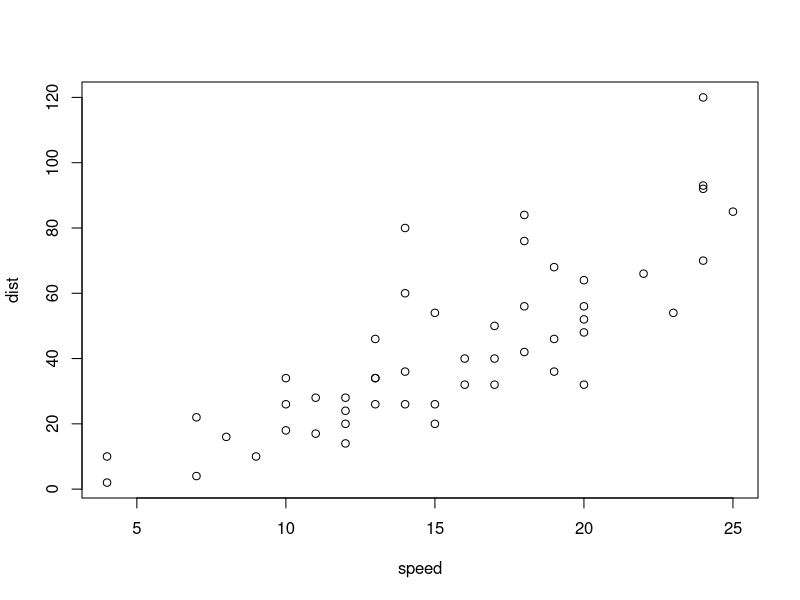
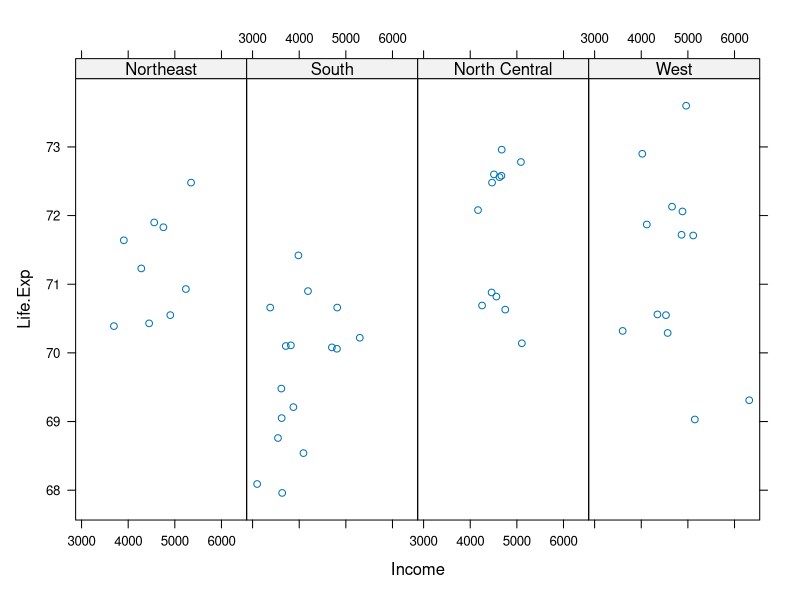
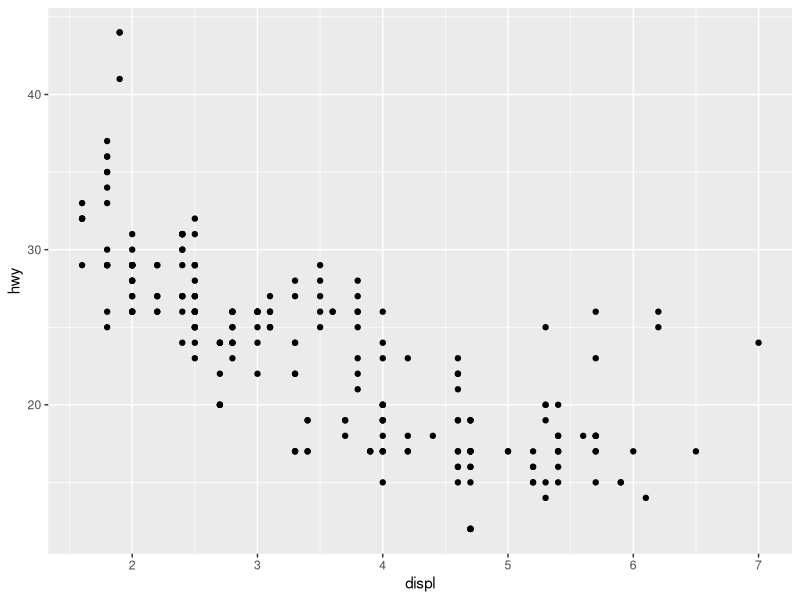
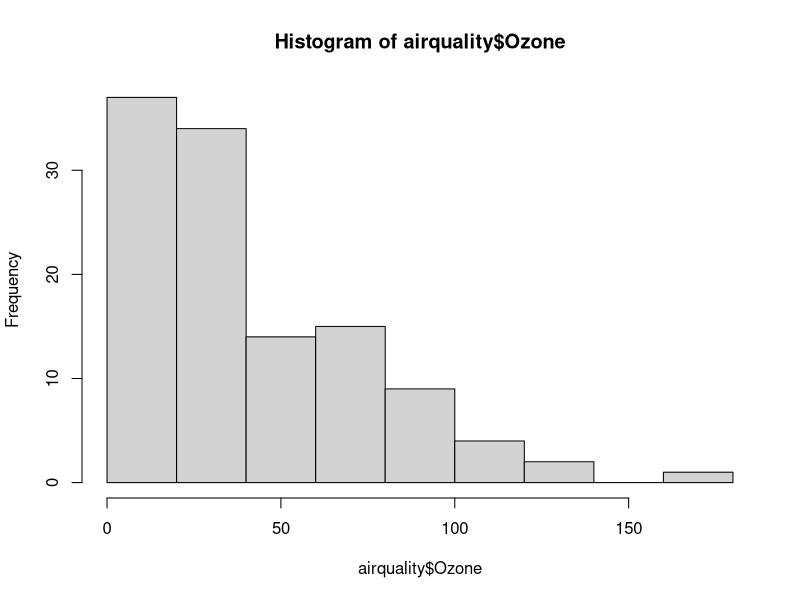
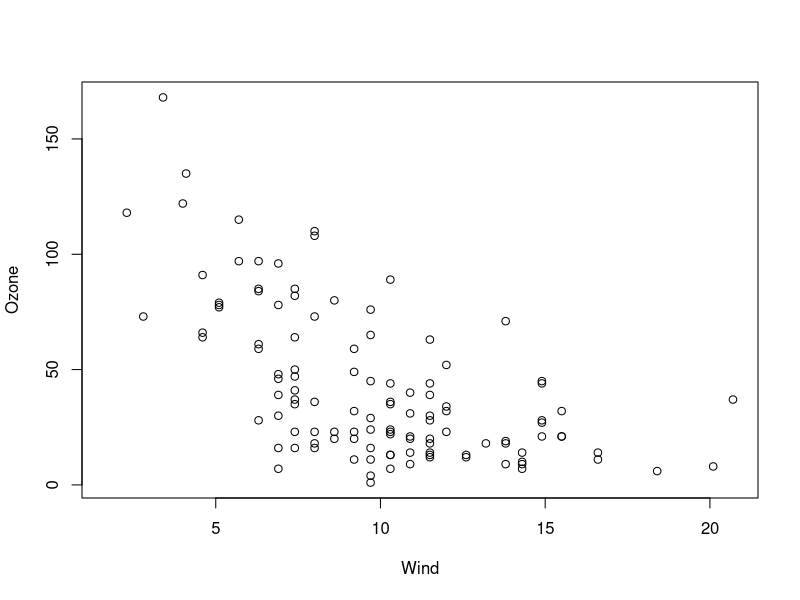
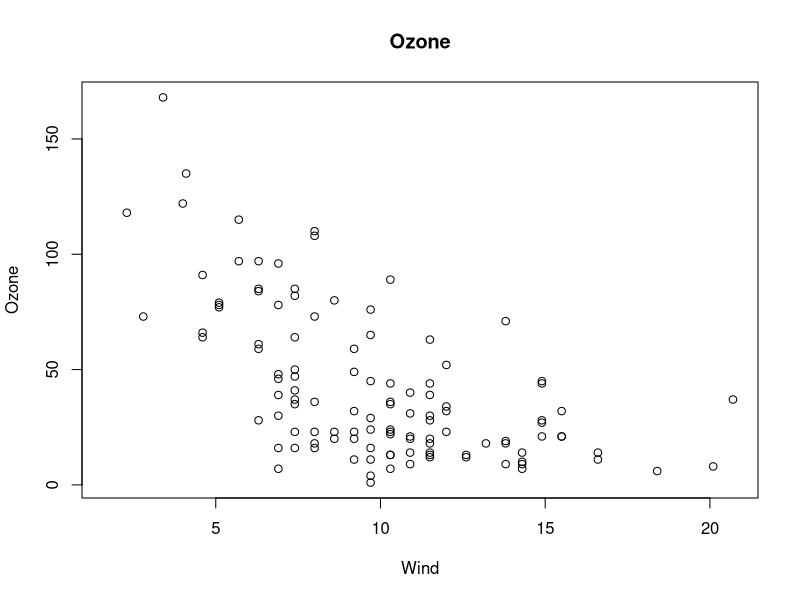
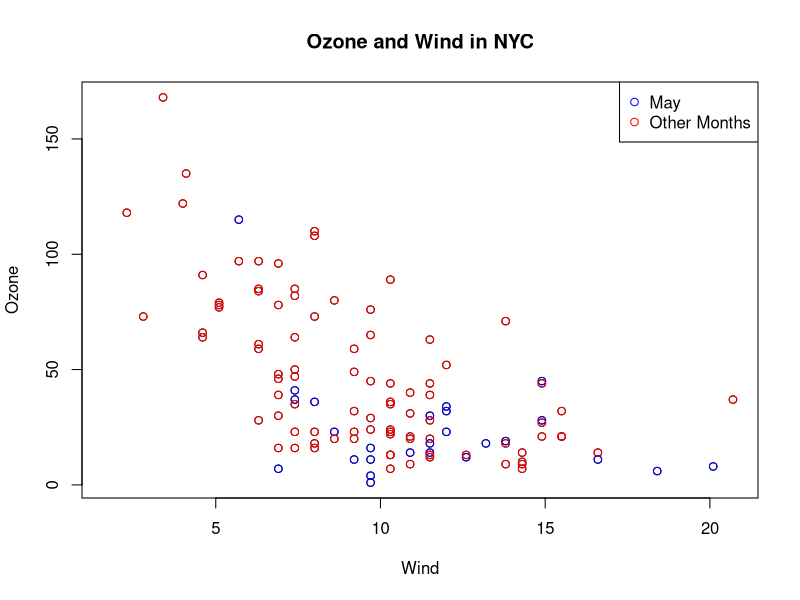
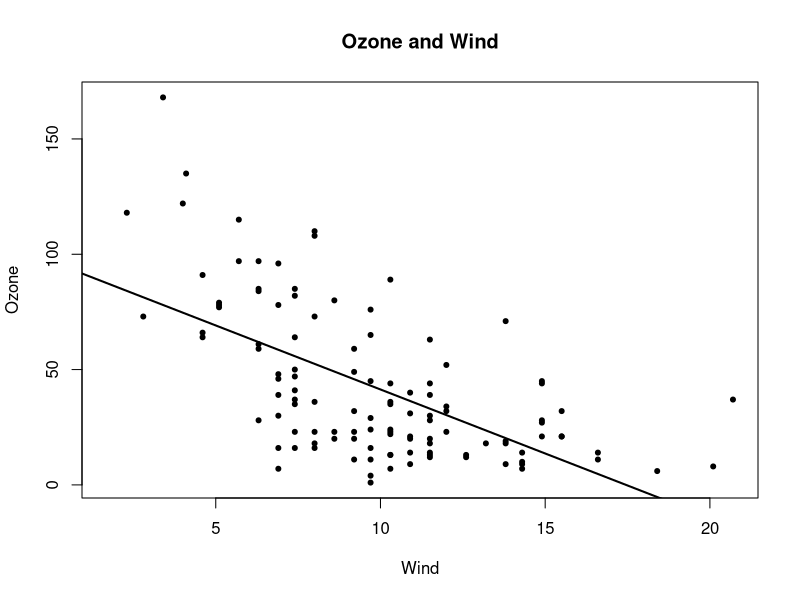

Write the R code that produced these figures, in order.
setwd("/users/andrewhu/Documents/DataScience_JHU/Exploratory Data Analysis")

#Simple summaries of data:

#summary(var)


#boxplot
#abline(h =xx)
#hist(var)
#abline(v=12, lwd=2)
#abline(v= median(var), lwd=4)

#simple base plot
library(datasets)
data(cars)
with(cars,plot(speed,dist))

#Lattice System
library(lattice)
state<- data.frame(state.x77, region=state.region)
xyplot(Life.Exp~ Income | region, data=state, layout = c(4,1))

##ggplot
library(ggplot2)
data(mpg)
qplot(displ,hwy,data=mpg)


#Basic Plotting System in R
hist(airquality$Ozone)

with(airquality, plot(Wind, Ozone))

#Set global graphics parameters
#par()

#check default
par("lty")

#plot: make scatterplot
#lines: add lines
#points: add points
#text: add text labels
#title: add annotations outside the plot
#axis: add axis ticks/labels
with(airquality, plot(Wind, Ozone))
title(main= "Ozone")

#Base plot with subset

with(airquality, plot(Wind,Ozone, main="Ozone and Wind in NYC"))
with(subset(airquality,Month==5), points(Wind, Ozone, col="blue"))
with(subset(airquality,Month!=5), points(Wind, Ozone, col="red"))
legend("topright", pch=1 , col= c("blue","red"), legend=c("May", "Other Months"))

#add a regression line

with(airquality, plot(Wind,Ozone, main="Ozone and Wind",pch= 20))
model <- lm(Ozone~Wind, airquality)
abline(model, lwd=2)


######Base plot demons####

x<- rnorm(100)
hist(x)
y<- rnorm(100)
hist(y)
plot(x,y)

#margin of plots
par(mar= c(2,2,2,2))
plot(x,y)
par(mar= c(4,4,2,2))

#pch= different plotting symbols

plot(x,y, pch=20)
plot(x,y,pch=19)

#Add title and label
title("ScatterPlot")
text(-2,-2, "label")
legend("topleft",legend="Data" )

# Add regression line
fit <- lm(y~x)
abline(fit)

#Set the width of line
abline(fit, lwd=3, col="blue")

#plot two rows together
z<- rpois(100,2)
par(mfrow=c(2,1)) #two rows, one col
plot(x,y,pch=20)
plot(x,z,pch=19)

#rearrange the margin
par("mar")
par(mar= c(2,2,1,1))
plot(x,y,pch=20)
plot(x,z,pch=19)

#different rows of plots
par(mfrow=c(2,2))
plot(x,y)
plot(x,z)
plot(z,x)
plot(z,y)


#Loading points separately . Subsetting based on grouping variables
par(mfrow=c(1,1))
x<- rnorm(100)
y<- x + rnorm(100)
g <- gl(2,50)
g<- gl(2,50, labels = c("Male", "Female"))
str(g)

plot(x,y, type= "n") #meaning: don't put the data there yet
points(x[g=="Male"], y[g=="Male"], col= "green")
points(x[g=="Female"], y[g=="Female"], col= "blue")


